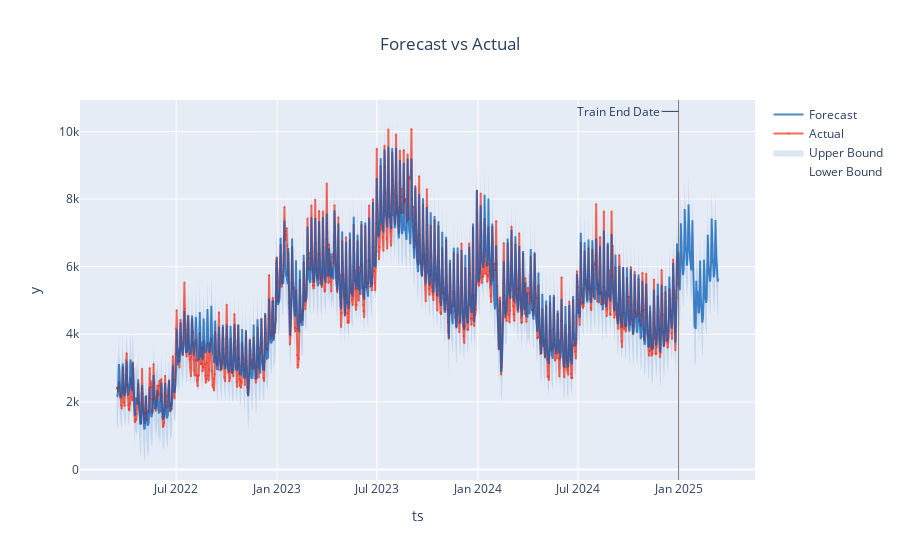

Write notebook code for a chart like this one.
### Code cell
result.forecast.plot()

### Figure 1 — Plotly figure (JSON) as saved in the notebook; plotly's stock layout.template omitted (floating-point values rounded to 4 significant figures; data arrays with more than 128 entries replaced by an {"elided": "..."} marker saying what was removed)
{"data": [{"legendgroup": "interval", "line": {"color": "rgba(0, 90, 181, 0.5)", "width": 0}, "mode": "lines", "name": "Lower Bound", "type": "scatter", "x": {"elided": "1095 str values"}, "y": {"elided": "1095 float values"}}, {"fill": "tonexty", "fillcolor": "rgba(0, 90, 181, 0.15)", "legendgroup": "interval", "line": {"color": "rgba(0, 90, 181, 0.5)", "width": 0}, "mode": "lines", "name": "Upper Bound", "type": "scatter", "x": {"elided": "1095 str values"}, "y": {"elided": "1095 float values"}}, {"line": {"color": "rgba(250, 43, 20, 0.7)"}, "marker": {"color": "rgba(250, 43, 20, 0.7)", "size": 2}, "mode": "lines+markers", "name": "Actual", "opacity": 1, "type": "scatter", "x": {"elided": "1095 str values"}, "y": {"elided": "1095 float values"}}, {"line": {"color": "rgba(0, 90, 181, 0.7)", "dash": "solid"}, "name": "Forecast", "type": "scatter", "x": {"elided": "1095 str values"}, "y": {"elided": "1095 float values"}}], "layout": {"annotations": [{"arrowhead": 0, "ax": -60, "ay": 0, "showarrow": true, "text": "Train End Date", "x": "2024-12-31T00:00:00", "xref": "x", "y": 0.97, "yref": "paper"}], "legend": {"traceorder": "reversed"}, "shapes": [{"line": {"color": "rgba(100, 100, 100, 0.9)", "width": 1}, "type": "line", "x0": "2024-12-31T00:00:00", "x1": "2024-12-31T00:00:00", "xref": "x", "y0": 0, "y1": 1, "yref": "paper"}], "showlegend": true, "title": {"text": "Forecast vs Actual", "x": 0.5}, "xaxis": {"title": {"text": "ts"}}, "yaxis": {"title": {"text": "y"}}}}
